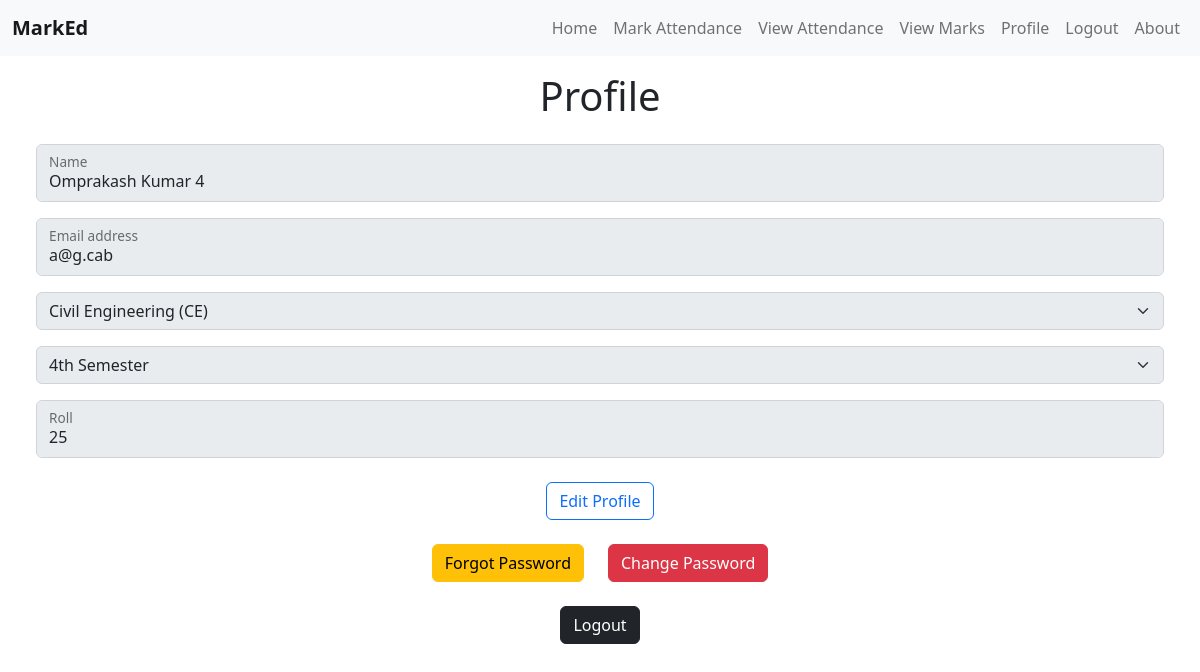
Page /profile.php (signed in) on the committed database.
### tables this page shows
CREATE TABLE `users` (
  `id` int(10) NOT NULL,
  `name` varchar(255) NOT NULL,
  `email` varchar(255) NOT NULL,
  `role` varchar(50) NOT NULL DEFAULT 'student',
  `branch` varchar(255) DEFAULT NULL,
  `semester` int(2) DEFAULT NULL,
  `roll` int(5) DEFAULT NULL,
  `pass` varchar(100) NOT NULL,
  `ip` varchar(45) DEFAULT NULL,
  `created` timestamp NOT NULL DEFAULT CURRENT_TIMESTAMP,
  `updated` timestamp NOT NULL DEFAULT CURRENT_TIMESTAMP ON UPDATE CURRENT_TIMESTAMP
);

### profile.php (the view, shortened to what this page needs)
<?php
if (!isset($_SESSION['userid'])) {
    header('Location: login.php');
    exit();
} else {
    $sUserId = $_SESSION['userid'];
}
require('actions/conn.php');
$sql = "SELECT * FROM users WHERE id = $sUserId";
$result = mysqli_query($conn, $sql);
if (mysqli_num_rows($result) > 0) {
    $user = mysqli_fetch_assoc($result);
} else {
   $userNotFound = 1;
}
?>
<!DOCTYPE html>
<html lang="en">
<head>
    <link rel="stylesheet" href="https://cdn.jsdelivr.net/npm/bootstrap@5.2.3/dist/css/bootstrap.min.css"
          type="text/css" media="all"/>
    <link href="/components/libs/font-awesome-pro/css/all.min.css" rel="stylesheet">
</head>
<body>
  <?php include 'nav.php'; ?>
<div class="container-fluid">
    <h1 class="text-center mt-3">Profile</h1>
    <div class="details">
        <form method="post" class="m-4">
            <div class="form-floating mb-3">
                <input type="text" name="name" class="form-control" required id="name" placeholder="" disabled
                       value="<?php echo htmlspecialchars($user['name']); ?>">
                <label for="name">Name</label>
            </div>
            <div class="form-floating mb-3">
                <input type="email" class="form-control" name="email" required id="email" placeholder="name@example.com" disabled
                       value="<?php echo htmlspecialchars($user['email']); ?>">
                <label for="email">Email address</label>
            </div>
            <?php
            if($user['role']=='student'){
            ?>
            <div class="mb-3">
                <select name="branch" class="form-select" id="branch" aria-label="Branch" required disabled>
                    <option value="CE" <?php echo ($user['branch'] == 'CE') ? 'selected' : ''; ?>>Civil Engineering (CE)</option>
                </select>
            </div>
            <div class="mb-3">
                <select name="semester" class="form-select" required id="semester" aria-label="Semester" disabled>
                    <option value="4" <?php echo ($user['semester'] == '4') ? 'selected' : ''; ?>>4th Semester</option>
                </select>
            </div>
            <div class="form-floating mb-3">
                <input type="number" name="roll" class="form-control" disabled required id="roll" placeholder=""
                       value="<?php echo htmlspecialchars($user['roll']); ?>">
                <label for="roll">Roll</label>
            </div>
            <?php } ?>
            <div class="mt-4 text-center d-flex justify-content-center gap-4">
                <button class="btn btn-outline-primary edit" type="button">Edit Profile</button>
            </div>
        </form>
    </div>
    <div class="mt-4 d-flex justify-content-center gap-4">
                <a class="btn btn-warning text-nowrap" href="forgot.php">Forgot Password</a>
                <button class="btn btn-danger text-nowrap" data-bs-toggle="modal" data-bs-target="#changePasswordDiv">Change Password</button>
            </div>
    <div class="mt-4 d-flex justify-content-center gap-4">
                <button class="btn btn-dark logoutBtn text-nowrap">Logout</button>
            </div>
</div>
</body>
</html>

### rows in the picture
users: name "Omprakash Kumar 4", email "a@g.cab", branch "Civil Engineering (CE)", semester "4th Semester", roll "25"
